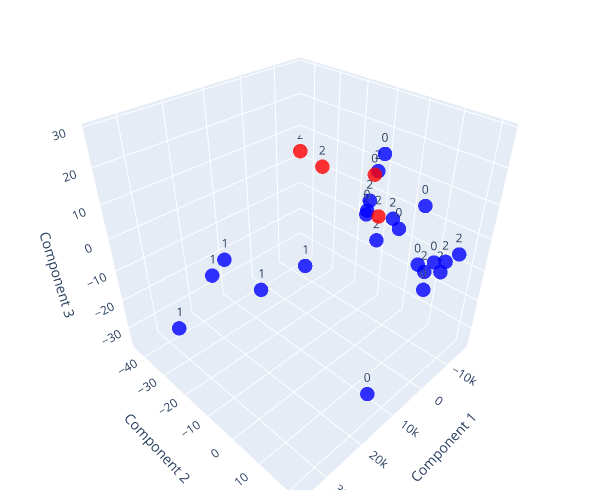

Notebook source saved alongside this figure:
### Code cell
fig = go.Figure()

str_labels = [label for label in kmeans.labels_]
cluster_colors = {0: 'blue', 1: 'red'}
cluster_colors = dict(zip(range(clusters), cluster_colors.values()))

fig.add_trace(go.Scatter3d(
    x=pca_data[0],
    y=pca_data[1],
    z=pca_data[2],
    mode='markers+text',
    marker=dict(
        size=5,
        color=list(map(lambda label: cluster_colors[label], dpn)),
        opacity=0.8
    ),
    text=str_labels,
    textposition='top center'
))

fig.update_layout(
    scene=dict(
        xaxis_title='Component 1',
        yaxis_title='Component 2',
        zaxis_title='Component 3',
        aspectratio=dict(x=1, y=1, z=1),
        aspectmode='cube'
    ),
    width=600, height=500,
    margin=dict(l=10, r=10, b=10, t=10)
)

fig.show()

### Figure 1 — Plotly figure (JSON) as saved in the notebook; plotly's stock layout.template omitted (floating-point values rounded to 4 significant figures)
{"data": [{"marker": {"color": ["blue", "blue", "blue", "blue", "blue", "blue", "blue", "blue", "blue", "blue", "blue", "blue", "blue", "blue", "blue", "blue", "blue", "blue", "blue", "blue", "blue", "blue", "red", "red", "red", "red"], "opacity": 0.8, "size": 5}, "mode": "markers+text", "text": ["0", "2", "0", "2", "2", "1", "2", "0", "1", "0", "2", "2", "2", "2", "0", "0", "1", "2", "0", "1", "0", "1", "2", "0", "2", "2"], "textposition": "top center", "type": "scatter3d", "x": [703.3, -9301.0, -748.3, -11360.0, -6865.0, 23030.0, -15420.0, -5286.0, 24480.0, -4401.0, -14360.0, -13390.0, -15090.0, -9716.0, 10450.0, 5448.0, 27940.0, -8384.0, -543.7, 35270.0, 3578.0, 29520.0, -16570.0, -936.0, -15990.0, -12060.0], "y": [21.71, 21.22, 16.44, 15.6, 19.56, 7.648, -14.58, 12.76, -4.97, 16.35, -12.62, -9.608, -9.678, 11.97, 15.44, 9.397, -12.3, 1.205, 10.04, -21.24, 4.014, -14.94, -44.04, 1.113, -33.56, -6.923], "z": [4.027, -0.2679, -0.2313, -10.03, -1.761, 10.39, -7.402, 12.02, -1.993, -10.55, -1.485, 9.423, -14.05, -10.76, -35.24, 28.76, 5.038, 1.796, 7.107, -15.52, 11.78, 0.2117, 2.595, 17.98, 1.15, -2.987]}], "layout": {"height": 500, "margin": {"b": 10, "l": 10, "r": 10, "t": 10}, "scene": {"aspectmode": "cube", "aspectratio": {"x": 1, "y": 1, "z": 1}, "xaxis": {"title": {"text": "Component 1"}}, "yaxis": {"title": {"text": "Component 2"}}, "zaxis": {"title": {"text": "Component 3"}}}, "width": 600}}
